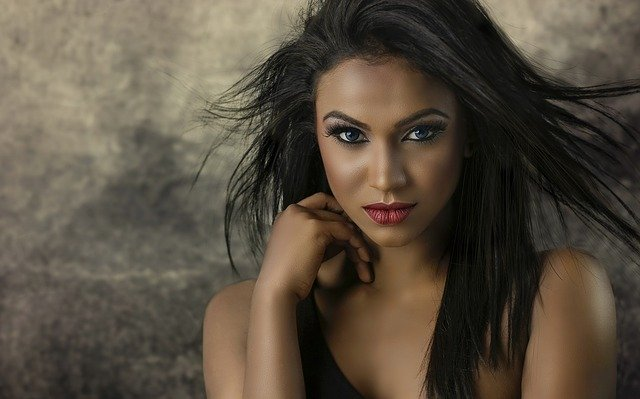
#> input picture resources/fashion_lo.jpg, 640 x 399 px
$ python prg_01.py
#> lines starting #> are read from the running program, lines starting #| are printed output that depends on the picture
# Resizing and cropping
# In OpenCV convention origin is at the top-left of the image
# Horizontal is the X-axis(+ve toward right) and vertical is Y-axis(+ve downwards)
import cv2
import os

curr_dir = os.path.dirname(os.path.abspath(__file__))

image_path = curr_dir + '/../resources/fashion_lo.jpg'
img = cv2.imread(image_path)
#> img is the input picture: shape (399, 640, 3); mean B, G, R 64, 78.3, 88.6
print('Original Image', img.shape)
#| Original Image (399, 640, 3)
cv2.imshow('Original Image', img)
cv2.waitKey(5000)

resized_img = cv2.resize(img, (360, 224))  # (width, height)
print('Resized Image', resized_img.shape)
#| Resized Image (224, 360, 3)
cv2.imshow('Resized Image', resized_img)
cv2.waitKey(5000)

cropped_img = img[0:360, 0:499]  # Slice of height, width
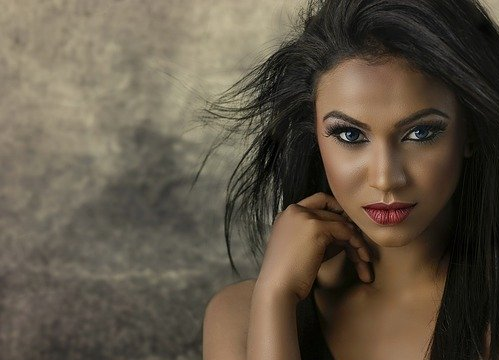
#> cropped_img: shape (360, 499, 3); mean B, G, R 70.5, 85.8, 96.3
print('Cropped Image', cropped_img.shape)
#| Cropped Image (360, 499, 3)
cv2.imshow('Cropped Image', cropped_img)
cv2.waitKey(5000)
